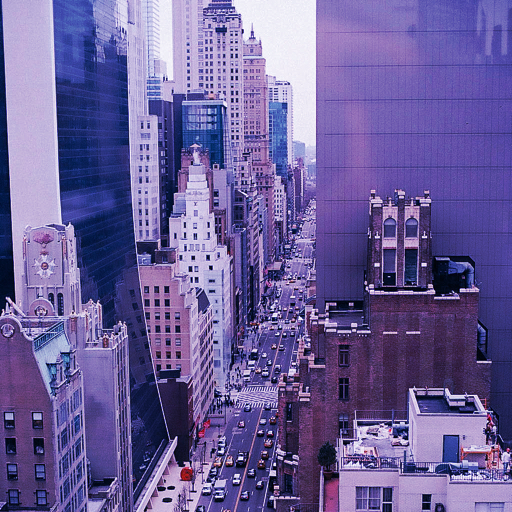
#> input picture juanig/histogram/city.png, 512 x 512 px, found by its file name
$ python convolution_test.py   (older library calls are emulated)
#> lines starting #> are read from the running program, lines starting #| are printed output that depends on the picture; after the words box and inside, x2 and y2 are one past the last pixel; in counts of white or black regions, pixels touching at a corner belong together
### juanig/asd/some_functions.py
# -*- coding: utf-8 -*-
"""
Created on Wed Aug 16 15:09:17 2017

@author: Felix Thomsen

1.) fill out the parts with ?

2.) rewrite the functions that they do not contain explicit for-loops using the [:] operator

3.) implement the conversion between RGB and HSV
"""

import numpy as np


# transform entire image from rgb to yiq
def YIQ(rgb):
    width, height, depth = rgb.shape
    rgb = np.reshape(rgb,(width*height,depth))
    yiq = np.zeros(rgb.shape)

    yiq[:,0] = 0.299*rgb[:,0]+0.587*rgb[:,1]+0.114*rgb[:,2]
    yiq[:,1] = 0.595716*rgb[:,0]-0.274453*rgb[:,1]-0.321263*rgb[:,2]
    yiq[:,2] = 0.211456*rgb[:,0]-0.522591*rgb[:,1]+0.311135*rgb[:,2]
    if depth == 4:
        yiq[:,3] = rgb[:,3]
    return np.reshape(yiq,(width,height,depth))

# [21 lines left out: function RGB, not called in this run]


def brighten(yiq,a):
    yiq[:,:,0] = a*yiq[:,:,0]
    return yiq


############## cuasi sumas y restas ###############

# [241 lines left out: functions RGB_sum, YIQ_sum, RGB_subtraction, YIQ_subtraction, if_darker, if_lighter and 5 more, not called in this run]


### juanig/convolution/convolution_test.py
# -*- coding: utf-8 -*-
"""
Created on Sun Sep 24 14:53:08 2017

@author: Juanig
"""
import matplotlib.pyplot as plt
import numpy as np
from scipy import misc
from some_functions import YIQ

# [46 lines left out: functions pascal_level, gaussian_kernel, bartlett_kernel, not called in this run]

#laplacian and identity kernel as "constants"
laplacian_v4 = np.array( [[0,-1,0],[-1,4,-1],[0,-1,0]] )
laplacian_v8 = np.array( [[-1,-1,-1],[-1,8,-1],[-1,-1,-1]] )
identity_3x3 = np.array( [[0,0,0],[0,1,0],[0,0,0]] )


def matrix_convolution (a,b) :      #convolution between two matrices, image handling requires additional considerations

    wa,ha = a.shape
    wb, hb = b.shape

    result = np.zeros([wa,ha])

    for i in range(wa):
        for j in range(ha):
            for x in range(wb):
                for y in range(hb):
                    #index of matrix a
                    ix = i - wb//2 + x
                    jy = j - hb//2 + y

                    if ix < 0 :
                        ix = 0
                    elif ix >= wa:
                        ix = wa - 1

                    if jy < 0 :
                        jy = 0
                    elif jy >= ha:
                        jy = ha - 1

                    result[i,j] = result[i,j] + a[ix,jy]*b[x,y]

    return result


#open image
img_name = 'city.png'
img = misc.imread(img_name)
#> img is the input picture: shape (512, 512, 4); mean R, G, B, A 108, 95.5, 153.6, 255

#set kernel
b = laplacian_v8*0.1 + identity_3x3
#b = gaussian_kernel(5)
#b = bartlett_kernel(3)

#separate y channel
img_yiq = YIQ(img/255)
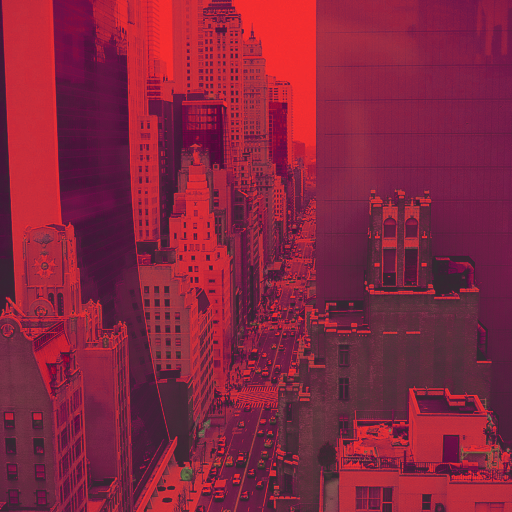
#> img_yiq: shape (512, 512, 4) float64; mean R, G, B, A 0.415, -0.044, 0.0812, 1; drawn with min black and max white
img_y = np.uint8( np.round( img_yiq[:,:,0].copy() * 255 ))
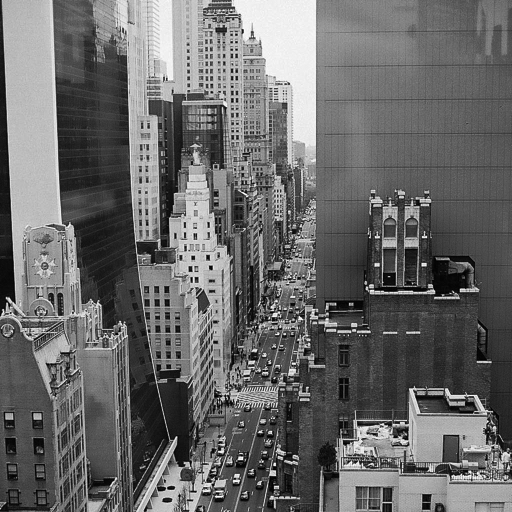
#> img_y: shape (512, 512); min 0, max 255, mean 105.9
width, height = img_y.shape
#> width = 512; height = 512

#convolution
b_img_y = matrix_convolution(img_y,b)
#> after the loop in matrix_convolution, `for i in range(wa):`:
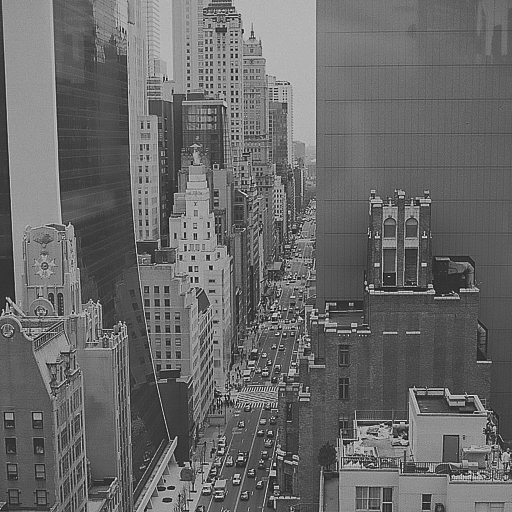
#> result: shape (512, 512) float64; min -85, max 375.5, mean 105.9; drawn with min black and max white

#clamp
for i in range(width):
    for j in range(height):
        b_img_y[i,j] =  min(255 ,max(b_img_y[i,j], 0))
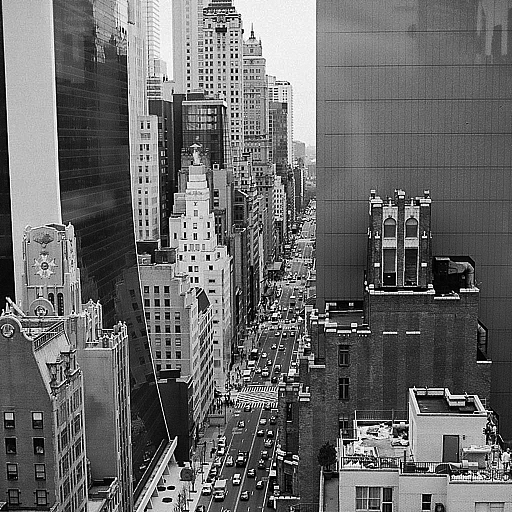
#> b_img_y: shape (512, 512) float64; 4.28% of pixels changed, all inside (x1, y1, x2, y2) = (0, 0, 512, 512)

#cast
b_img_y = np.uint8( np.round( b_img_y ))


#save
plt.imsave('img_original.png', img_y, cmap = plt.cm.gray)
plt.imsave('img_filtered.png', b_img_y, cmap = plt.cm.gray)

print('ready (: ')
